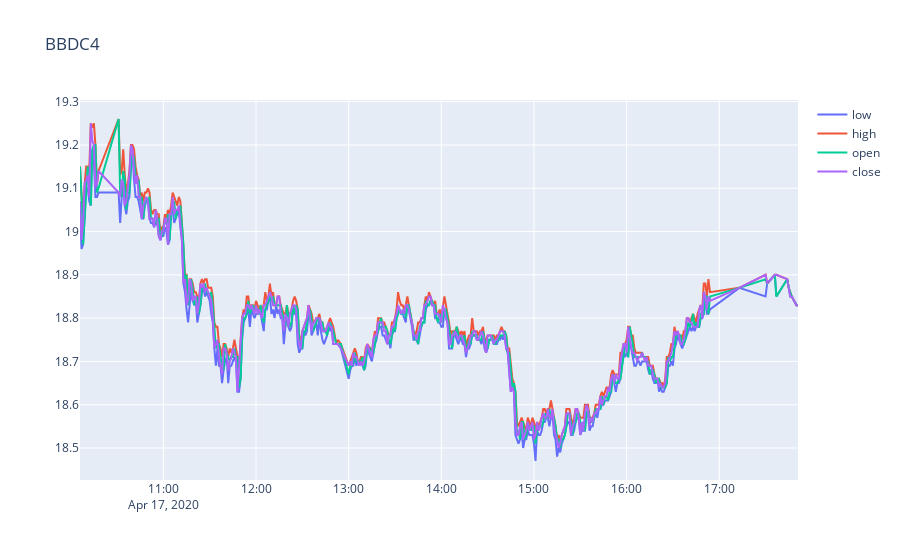

This figure's notebook cell:
### Code cell
# Create traces
fig = go.Figure()
fig.add_trace(go.Scatter(x=BD['datetime'], y=BD['low'],
                    mode='lines',
                    name='low '))
fig.add_trace(go.Scatter(x=BD['datetime'],  y=BD['high'],
                    mode='lines',
                    name='high'))


#open/close
fig.add_trace(go.Scatter(x=BD['datetime'], y=BD['open'],
                    mode='lines',
                    name='open '))
fig.add_trace(go.Scatter(x=BD['datetime'],  y=BD['close'],
                    mode='lines',
                    name='close'))

fig.update_layout(title='BBDC4')
fig.show()

### Figure 1 — Plotly figure (JSON) as saved in the notebook; plotly's stock layout.template omitted (floating-point values rounded to 4 significant figures; data arrays with more than 128 entries replaced by an {"elided": "..."} marker saying what was removed)
{"data": [{"mode": "lines", "name": "low ", "type": "scatter", "x": {"elided": "401 str values"}, "y": {"elided": "401 float values"}}, {"mode": "lines", "name": "high", "type": "scatter", "x": {"elided": "401 str values"}, "y": {"elided": "401 float values"}}, {"mode": "lines", "name": "open ", "type": "scatter", "x": {"elided": "401 str values"}, "y": {"elided": "401 float values"}}, {"mode": "lines", "name": "close", "type": "scatter", "x": {"elided": "401 str values"}, "y": {"elided": "401 float values"}}], "layout": {"title": {"text": "BBDC4"}}}
